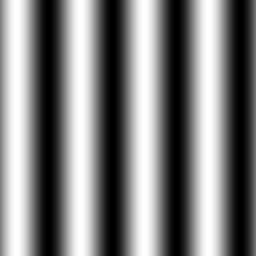
#> input picture Ex5_senoide-256.png, 256 x 256 px, given in place of the camera
$ python motiondetector.py
#> lines starting #> are read from the running program, lines starting #| are printed output that depends on the picture
#PDI - Unidade 01 - Excercicio equalização histograma 2
#Detector de movimento
#Thaynara Maria Cunha de Andrade
#Fontes: https://docs.opencv.org/3.4/d4/d1b/tutorial_histogram_equalization.html
    #https://docs.opencv.org/3.4/d8/dc8/tutorial_histogram_comparison.html
#https://www.youtube.com/watch?v=vJOJtEj_-RM

import cv2
import numpy as np

rodando = True
width, height = 0, 0
nbits = 256
Range = (0,256)
uniform = True
camera = 0
movimento = 0
cap = cv2.VideoCapture(camera)

if not cap.isOpened():
    print("cameras indisponiveis")
    exit(-1)

cap.set(cv2.CAP_PROP_FRAME_WIDTH, 640)
cap.set(cv2.CAP_PROP_FRAME_HEIGHT, 480)
width = cap.get(cv2.CAP_PROP_FRAME_WIDTH)
height = cap.get(cv2.CAP_PROP_FRAME_HEIGHT)

print(f"largura = {width}")
print(f"altura = {height}")

histw = nbits
histh = int(round(nbits//2))

histImg = np.zeros((histh, histw, 3), dtype=np.uint8)
histOr = np.zeros((histh, histw, 3), dtype=np.uint8)
cv2.normalize(histOr, histOr, 0, histh, cv2.NORM_MINMAX)

status, image = cap.read()
#> image is the input picture: shape (256, 256, 3); min 0, max 255, mean 127
if not status:
    print("Erro")
    exit(-1)
#Histograma da imagem cinza
planos = cv2.cvtColor(image, cv2.COLOR_BGR2GRAY)

histOr = cv2.calcHist(planos, [0], None, [nbits], Range, accumulate = False)
#> histOr = 256 values, max 12 at index 0, min 0 at index 1, mean 1

while True:
    status, image = cap.read()
    if not status:
        print("Erro")
        exit(-1)
    plano = cv2.cvtColor(image, cv2.COLOR_BGR2GRAY)
    #Histograma da imagem cinza
    hist = cv2.calcHist([plano], [0], None, [nbits], Range, accumulate = False)
#> hist = 256 values, max 3072 at index 0, min 0 at index 1, mean 256

    #Normalização da imagem cinza
    cv2.normalize(hist, hist, 0, histh, cv2.NORM_MINMAX)

    img_base = cv2.compareHist(histOr, hist, cv2.HISTCMP_CORREL)
#> img_base = 1

    if img_base < 0.95:
        movimento += 1
        cv2.putText(image, "Houve movimento", (10, image.shape[1] - 200), cv2.FONT_HERSHEY_COMPLEX_SMALL, 1.5,
                    (64, 75, 255), 2)
        print(f"Houve movimento({movimento})")

    for i in range(1,64):
        cv2.line(histImg, (i, histh), (i, histh - int(hist[i])), (0, 255, 255))
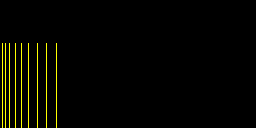
#> histImg: shape (128, 256, 3); mean of channels 0, 1, 2 0, 6, 6; drawn as B, G, R

    cv2.imshow("Video", image)
    histOr =  np.copy(hist)
#> histOr = 256 values, max 128 at index 0, min 0 at index 1, mean 10.67
    key = cv2.waitKey(30)
#> (key Esc is pressed here)
    if key == 27:
        break

cap.release()
cv2.destroyAllWindows()

$ run again, on senoide-256.png
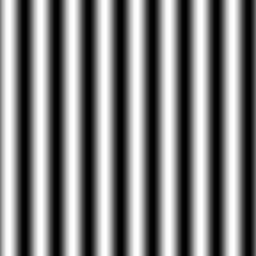
#> input picture senoide-256.png, 256 x 256 px, given in place of the camera
#> image is the input picture: shape (256, 256, 3); min 0, max 255, mean 127
#> `histOr = cv2.calcHist(planos, [0], None, [nbits], Range, accumulate = ..`: histOr = 256 values, max 16 at index 2, min 0 at index 1, mean 1
#> hist = 256 values, max 4096 at index 2, min 0 at index 1, mean 256
#> img_base = 1
#> after the loop `for i in range(1,64):`:
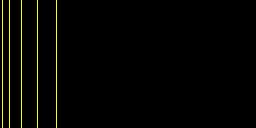
#> histImg: shape (128, 256, 3); mean of channels 0, 1, 2 0, 5, 5; drawn as B, G, R
#> `histOr =  np.copy(hist)`: histOr = 256 values, max 128 at index 2, min 0 at index 1, mean 8
